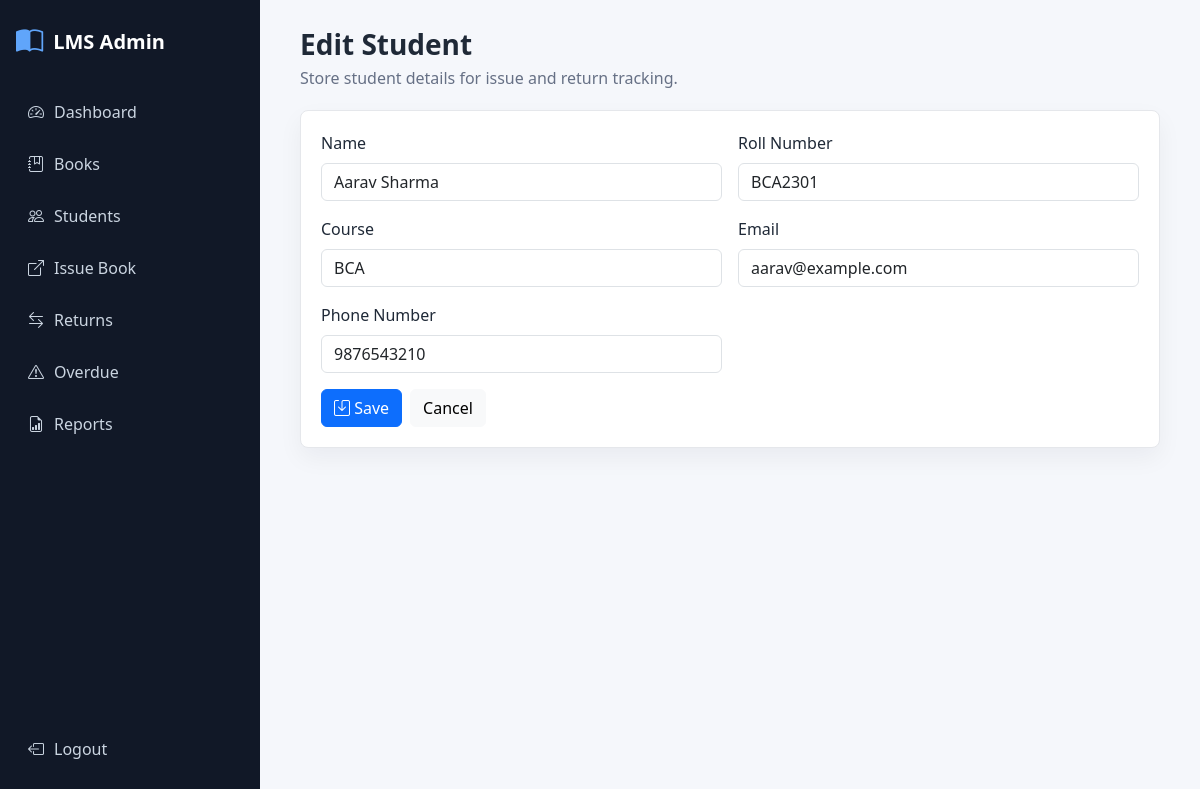
Screenshot of /students/edit/1 (signed in) with the database file from the repository.
### models.py (models this page shows)
class Student(db.Model):
    __tablename__ = "students"
    id = db.Column(db.Integer, primary_key=True)
    name = db.Column(db.String(120), nullable=False)
    roll_number = db.Column(db.String(40), unique=True, nullable=False)
    course = db.Column(db.String(80), nullable=False)
    email = db.Column(db.String(120), unique=True, nullable=False)
    phone = db.Column(db.String(20), nullable=False)
    issues = db.relationship("BookIssue", back_populates="student", cascade="all, delete-orphan")

### routes/students.py (the view, shortened to what this page needs)
@students_bp.route("/edit/<int:student_id>", methods=["GET", "POST"])
@login_required
def edit(student_id):
    student = Student.query.get_or_404(student_id)
    return render_template("students/form.html", student=student)

### app.py (called while the page is built)
@login_manager.user_loader
def load_user(user_id):
    return Admin.query.get(int(user_id))

### templates/students/form.html (shortened to what this page needs)
{% extends "base.html" %}
{% block content %}
<div class="page-header">
    <div><h1>{{ 'Edit Student' if student else 'Add Student' }}</h1><p>Store student details for issue and return tracking.</p></div>
</div>
<section class="panel form-panel">
    <form method="post" class="row g-3 needs-validation" novalidate>
        <div class="col-md-6"><label class="form-label">Name</label><input class="form-control" name="name" value="{{ student.name if student else '' }}" required></div>
        <div class="col-md-6"><label class="form-label">Roll Number</label><input class="form-control" name="roll_number" value="{{ student.roll_number if student else '' }}" required></div>
        <div class="col-md-6"><label class="form-label">Course</label><input class="form-control" name="course" value="{{ student.course if student else 'BCA' }}" required></div>
        <div class="col-md-6"><label class="form-label">Email</label><input type="email" class="form-control" name="email" value="{{ student.email if student else '' }}" required></div>
        <div class="col-md-6"><label class="form-label">Phone Number</label><input class="form-control" name="phone" value="{{ student.phone if student else '' }}" required></div>
        <div class="col-12 d-flex gap-2">
            <button class="btn btn-primary"><i class="bi bi-save"></i> Save</button>
            <a class="btn btn-light" href="{{ url_for('students.index') }}">Cancel</a>
        </div>
    </form>
</section>
{% endblock %}

### static/css/style.css (style rules this page uses)
:root { --bg: #f5f7fb; --ink: #1f2937; --muted: #667085; --sidebar: #111827; --primary: #2563eb; --border: #e5e7eb; }
* { box-sizing: border-box; }
body { background: var(--bg); color: var(--ink); font-family: "Segoe UI", system-ui, -apple-system, sans-serif; }
.page-header { align-items: center; display: flex; gap: 16px; justify-content: space-between; margin-bottom: 20px; }
.page-header h1 { font-size: 1.75rem; font-weight: 750; margin: 0; }
.page-header p { color: var(--muted); margin: 4px 0 0; }
.panel, .stat-card, .login-card { background: #fff; border: 1px solid var(--border); border-radius: 8px; box-shadow: 0 10px 24px rgba(15, 23, 42, 0.05); }
.panel { padding: 20px; }
.form-panel { max-width: 900px; }

### rows the page displays
Student: name "Aarav Sharma", roll_number "BCA2301", course "BCA", email "aarav@example.com", phone "9876543210"

### other values shown
{{ 'Edit Student' if student else 'Add Student' }} "Edit Student"
